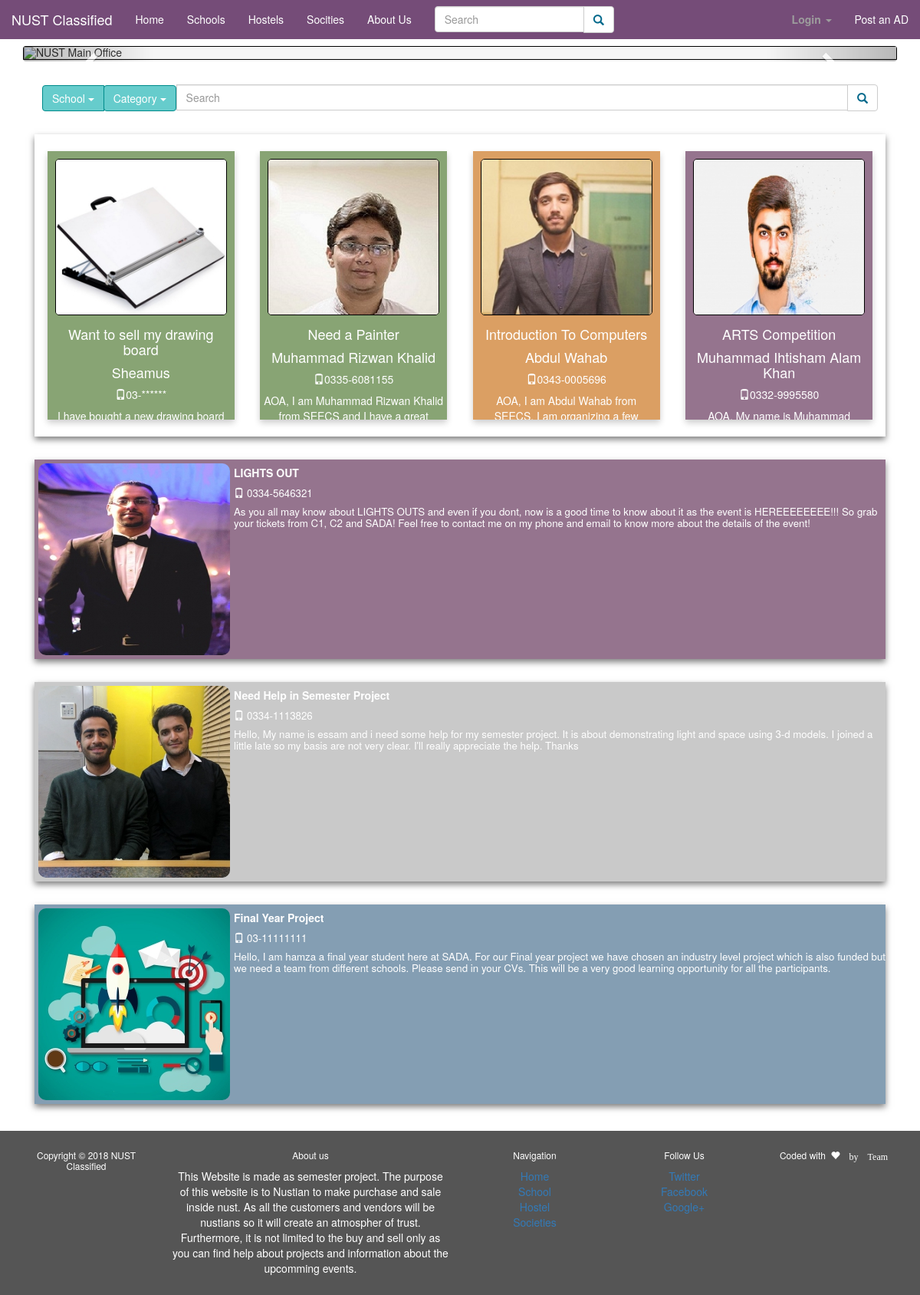
Screenshot of /sada.php with the database file from the repository.
### tables this page shows
CREATE TABLE IF NOT EXISTS `addata` (
  `id` int(50) NOT NULL AUTO_INCREMENT,
  `name` varchar(50) NOT NULL,
  `email` varchar(100) NOT NULL,
  `phone` varchar(50) NOT NULL,
  `target` varchar(50) NOT NULL,
  `category` varchar(50) NOT NULL,
  `title` varchar(50) NOT NULL,
  `price` varchar(30) NOT NULL,
  `content` varchar(2000) NOT NULL,
  `picture` varchar(255) NOT NULL,
  PRIMARY KEY (`id`)
);

### sada.php (the view, shortened to what this page needs)
<?php
include(".\config\config.php");
$result = mysqli_query($mysqli, "SELECT * FROM `addata` WHERE target = 'sada' ORDER BY category ASC, id DESC");
?>
<!DOCTYPE html>
<html lang="en">
<head>
  <link rel="stylesheet" href="https://maxcdn.bootstrapcdn.com/bootstrap/3.3.7/css/bootstrap.min.css">
  <link rel="stylesheet" href="css/style.css">
</head>
<body style="background-image: url('photos/sada-bg.jpg'); background-repeat: no-repeat; background-position: center center;background-size: cover; background-attachment: fixed; ">
<nav class="navbar navbar-inverse sada-color navbar-fixed-top">
        <div class="container-fluid">
            <div class="navbar-header">
                <a href="home.php" class ="navbar-brand" style="color: #FFFFFF"> NUST Classified </a>
            </div>
            <div class="collapse navbar-collapse" id="mainNavBar">
                <ul class="nav navbar-nav">
                    <li><a href="home.php" style="color: #FFFFFF">Home</a></li>
                    <li><a href="schools.php" style="color: #FFFFFF">Schools</a></li>
                    <li><a href="hostel.php" style="color: #FFFFFF">Hostels</a></li>
					          <li><a href="#" style="color: #FFFFFF">Socities</a></li>
					          <li><a href="about-us.php" style="color: #FFFFFF">About Us</a></li>
					<li>
       				<form class="navbar-form" role="search" method="get" action="search.php">
                <div class="input-group">
                    <input type="text" class="form-control" placeholder="Search" name="srch-term" id="srch-term">
                      <div class="input-group-btn">
                          <button class="btn btn-default" type="submit"><i style="color: #00688B" class="glyphicon glyphicon-search"></i></button>
                      </div>
                </div>
              </form>
					</li>
                </ul>
     <ul class="nav navbar-nav navbar-right">
          <?php
		  if(!isset($_SESSION['email'])){
		  echo '<li class="dropdown">
                      <a href="#" class="dropdown-toggle" data-toggle="dropdown"><b class="color-blue">Login</b> <span class="caret"></span></a>
           </li>
		  ';}
		  ?>
          <li class=\"dropdown\">
            <a href="form.php" class=\"dropdown-toggle\" style="color: white;">
              Post an AD
            </a>
          </li>
        </ul>
    </div>
  </div>
</nav>
<br/><br/>
<div class="container-fluid text-center" >
  <div class="row content">
  <div class="col-sm-12 text-left">
  <br/>
  <div id="myCarousel" class="carousel slide well seecs-carousel" data-ride="carousel">
  <div class="carousel-inner sliding-divs">
    <div class="item active">
      <img src="photos/NBS-sliding.jpg" alt="NUST Main Office">
    </div>
  </div>
  <a class="left carousel-control" href="#myCarousel" data-slide="prev">
    <span class="glyphicon glyphicon-chevron-left"></span>
  </a>
  <a class="right carousel-control" href="#myCarousel" data-slide="next">
    <span class="glyphicon glyphicon-chevron-right"></span>
  </a>
</div>
<div class="col-sm-12">
<?php
  include("searchbuttons.php");
?>
        <?php
        $counter = 0;
        echo "<div class=\"sada-result-card\">";
        while( $res = mysqli_fetch_array($result)){
            echo "<a href = \"result.php?id=".$res['id']."\"> <div class=\"sada-result-card-2 ".$res['category']."\">
            <div class=\"sada-result-card-2-image\">
              <img src=\"".$res['picture']."\">
            </div>
            <div class=\"sada-result-card-2-content\">
              <h4 align = \"center\">".$res['title']."</h4>
              <h4 align = \"center\">".$res['name']."</h4>
              <h5><span class=\"glyphicon glyphicon-phone\"></span>".$res['phone']."</h5>
              <p>".$res['content']."</p>
            </div>
          </div> </a>";
          if($counter >= 3){
            break;
          }
          $counter++;
        }
        echo "</div>";
        while($res = mysqli_fetch_array($result)){
          echo "<a href = \"result.php?id=".$res['id']."\"> <div class=\"sada-result-card ".$res['category']."\">
          <div class=\"sada-result-image\">
            <img src=\"".$res['picture']."\">
          </div>
            <h4>".$res['title']."</h4>
            <h5><span class=\"glyphicon glyphicon-phone\"></span>  ".$res['phone']."</h5>
            <p>".$res['content']."</p>
        </div></a>";
      }
        ?>
    </div>
  </div>
</div>
<div class="row content"></div>
</div>
<?php
  include("footer.php");
?>
</body>
</html>

### css/style.css (style rules this page uses)
* { box-sizing: border-box; }
.glyphicon { line-height: unset; }
.education { background-color: rgba(204,119,34,0.7); }
.events { background-color: rgba(104,58,94,0.7); }
.projects { background-color: rgba(81,118,147,0.7); }
.help { background-color: rgba(179,179,179,0.7); }
.buyandsell { background-color: rgba(86,126,58,0.7); }
.sada-color { background-color: #754C78; color: white; }
.sada-result-card { box-shadow: 0 4px 8px 0 rgba(0,0,0,0.5); transition: 0.3s; width: 100%; margin-top:30px; margin-bottom:15px; clear:both; overflow-y: hidden; text-overflow: ellipsis; }
.sada-result-card-2 { box-shadow: 0 4px 8px 0 rgba(0,0,0,0.2); transition: 0.3s; width: 22%; height: 350px; float:left; margin-left:1.5%; margin-right:1.5%; margin-top:2%; margin-bottom:2%; padding: 5px; overflow: hidden; text-overflow: ellipsis; }
.sada-result-card-2-image { height: 60%; margin: 5px; border: 1px solid black; overflow: hidden; border-radius: 5px; }
.sada-result-card-2-image img { width: 100%; min-height: 100%; display: block; object-position: 50% 50%; margin: auto; object-fit: cover; vertical-align: middle!important; }
.sada-result-card-2-content { text-align: center; height: 40%; overflow: hidden; color: white; text-overflow: ellipsis; }
.sada-result-image img { width: 100%; min-height: 100%; display: block; object-position: 50% 50%; margin: auto; object-fit: cover; vertical-align: middle!important; }
.sada-result-image { overflow: hidden; float: left; margin: 5px; border-radius: 10px; }
.sada-result-card > h4 { font-size:1em; font-weight:Bold; color:white; }
.sada-result-card > h5 { font-size:.95em; line-height:1.1; font-weight:400; color:white; }
.sada-result-card > p { font-size:.95em; line-height:1.1; color:white; }
.navbar { margin-bottom: 0; border-radius: 0; border: none; }
.seecs-carousel { padding: 0; border: none; overflow: hidden; }
.item { width: 100%; overflow: hidden; border: 1px solid black; }
.item img { width: 100%; min-height: 100%; display: block; object-position: 50% 50%; margin: auto; object-fit: cover; vertical-align: middle!important; }
.sliding-divs { width: 100%; overflow: hidden; }
.navbar { margin-bottom: 0; border-radius: 0; }
.row.content { height: 450px }
.navbar-brand { color:#ffffff; }
.row { margin-right: 0px; margin-left: 0px; }
input[type=text], select, textarea { width: 100%; padding: 12px; border: 1px solid #ccc; border-radius: 4px; resize: vertical; }
.row:after { content: ""; display: table; clear: both; }

### rows the page displays
addata: picture (picture), title "Want to sell my drawing board", name "Sheamus", phone "03-******", content "I have bought a new drawing board…"
addata: picture (picture), title "Need a Painter", name "Muhammad Rizwan Khalid", phone "0335-6081155", content "AOA, I am Muhammad Rizwan Khalid from SEECS and I have a great…"
addata: picture (picture), title "Introduction To Computers", name "Abdul Wahab", phone "0343-0005696", content "AOA, I am Abdul Wahab from SEECS. I am organizing a few…"
addata: picture (picture), title "ARTS Competition", name "Muhammad Ihtisham Alam Khan", phone "0332-9995580", content "AOA, My name is Muhammad…"
addata: picture (picture), title "LIGHTS OUT", phone "0334-5646321", content "As you all may know about LIGHTS OUTS and even if you dont, now is a good time to know about it as the event is HEREEEEEEEE!!! So grab your tickets from C1, C2 and SADA! Feel free to contact me on my phone and email to know more about the details of the event!"
addata: picture (picture), title "Need Help in Semester Project", phone "0334-1113826", content "Hello, My name is essam and i need some help for my semester project. It is about demonstrating light and space using 3-d models. I joined a little late so my basis are not very clear. I'll really appreciate the help. Thanks"
addata: picture (picture), title "Final Year Project", phone "03-11111111", content "Hello, I am hamza a final year student here at SADA. For our Final year project we have chosen an industry level project which is also funded but we need a team from different schools. Please send in your CVs. This will be a very good learning opportunity for all the participants."
